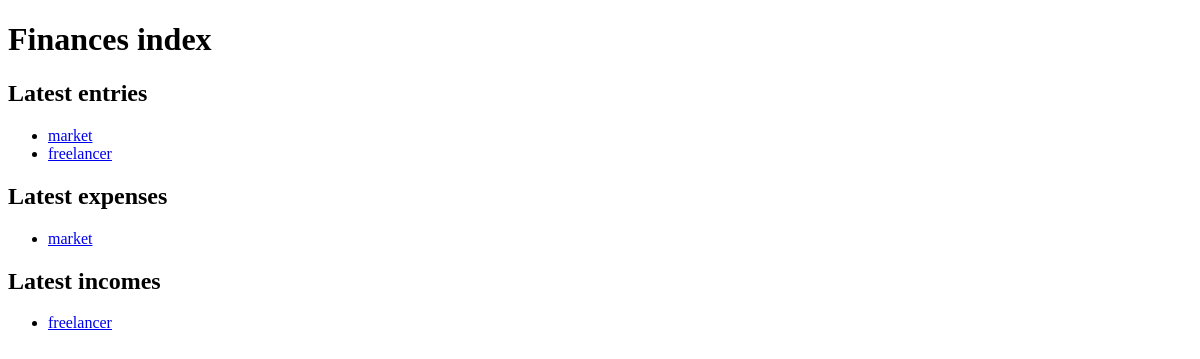
Before: /finances/ with the older database file.
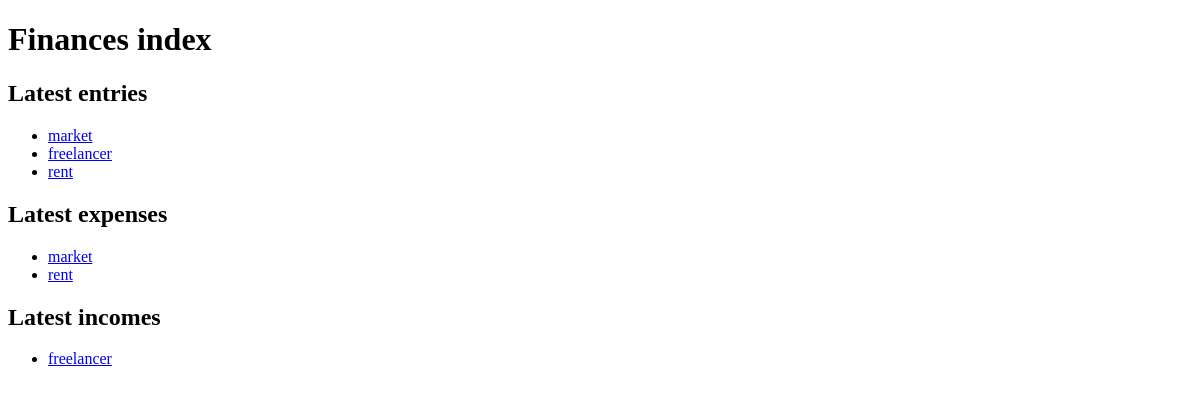
After: the same page with the newer database file.
### finances/models.py (models this page shows, shortened)
class AccountEntry(models.Model):
    EntryType = (
        ('in', 'income'),
        ('out', 'expense')
    )
    name = models.CharField(max_length=100)
    amount = models.FloatField()
    category = models.CharField(max_length=100, default='other')
    date = models.DateField()
    entry_type = models.CharField(choices=EntryType, max_length=10)

### finances/views.py (the view)
# urls.py: path('', views.index, name='index')
def index(request):
    latest_entry_list = AccountEntry.objects.order_by('-date')[:5]
    latest_expense_list = AccountEntry.objects.filter(entry_type='out')
    latest_income_list = AccountEntry.objects.filter(entry_type='in')
    context = {
        'latest_entry_list': latest_entry_list,
        'latest_expense_list': latest_expense_list,
        'latest_income_list': latest_income_list,
    }
    return render(request, 'finances/index.html', context)

### finances/templates/finances/index.html (shortened to what this page needs)
<!DOCTYPE html>
<html>
<head>
</head>
<body>
    <h1>Finances index</h1>
    {% if latest_entry_list %}
        <h2>Latest entries</h2>
        <ul>
            {% for entry in latest_entry_list %}
                <li><a href="{% url 'finances:detail' entry.id %}">{{entry.name}}</a></li>
            {% endfor %}
        </ul>
    {% else %}
        <p>No entries are available.</p>
    {% endif %}
    {% if latest_expense_list %}
        <h2>Latest expenses</h2>
        <ul>
            {% for entry in latest_expense_list %}
                <li><a href="/finances/{{ entry.id }}/">{{entry.name}}</a></li>
            {% endfor %}
        </ul>
    {% else %}
        <p>No expenses are available.</p>
    {% endif %}
    {% if latest_income_list %}
        <h2>Latest incomes</h2>
        <ul>
            {% for entry in latest_income_list %}
                <li><a href="/finances/{{ entry.id }}/">{{entry.name}}</a></li>
            {% endfor %}
        </ul>
    {% else %}
        <p>No incomes are available.</p>
    {% endif %}
</body>
</html>

Changed rows visible on the page:
added AccountEntry: name "rent"
